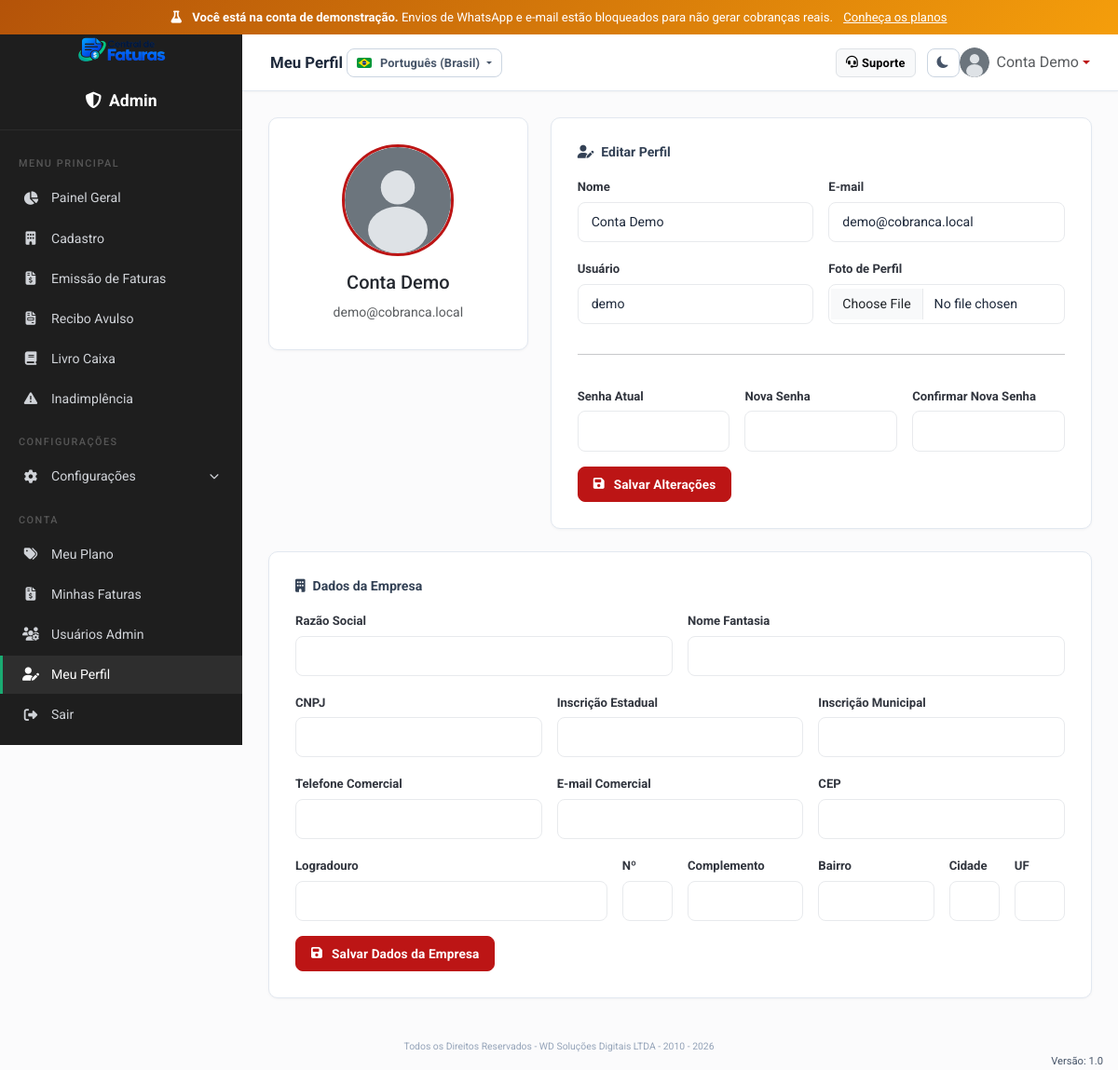
Page /admin/perfil.php (signed in) on the committed database.
### tables this page shows
CREATE TABLE `administradores` (
  `id` int(11) NOT NULL AUTO_INCREMENT,
  `usuario` varchar(50) NOT NULL,
  `subdominio` varchar(50) DEFAULT NULL,
  `senha` varchar(255) NOT NULL,
  `nome` varchar(100) NOT NULL,
  `email` varchar(100) DEFAULT NULL,
  `avatar` varchar(255) DEFAULT NULL,
  `google_id` varchar(100) DEFAULT NULL,
  `token_recuperacao` varchar(64) DEFAULT NULL,
  `token_recuperacao_expira` datetime DEFAULT NULL,
  `razao_social` varchar(200) DEFAULT NULL,
  `nome_fantasia` varchar(200) DEFAULT NULL,
  `cnpj` varchar(20) DEFAULT NULL,
  `cpf` varchar(20) DEFAULT NULL,
  `inscricao_estadual` varchar(30) DEFAULT NULL,
  `inscricao_municipal` varchar(30) DEFAULT NULL,
  `telefone_comercial` varchar(20) DEFAULT NULL,
  `email_comercial` varchar(100) DEFAULT NULL,
  `cep` varchar(10) DEFAULT NULL,
  `logradouro` varchar(200) DEFAULT NULL,
  `numero` varchar(10) DEFAULT NULL,
  `complemento` varchar(100) DEFAULT NULL,
  `bairro` varchar(100) DEFAULT NULL,
  `cidade` varchar(100) DEFAULT NULL,
  `estado` char(2) DEFAULT NULL,
  `ativo` tinyint(1) DEFAULT NULL,
  `criado_em` timestamp NOT NULL DEFAULT current_timestamp() ON UPDATE current_timestamp(),
  `ultimo_login` timestamp NULL DEFAULT NULL,
  `origem` varchar(20) DEFAULT 'painel',
  PRIMARY KEY (`id`),
  UNIQUE KEY `usuario` (`usuario`),
  UNIQUE KEY `uq_admin_subdominio` (`subdominio`)
);

### admin/perfil.php (the view, shortened to what this page needs)
<?php
$pdo = getConnection();
$adminId = $_SESSION['admin_id'];
$stmt = $pdo->prepare("SELECT * FROM administradores WHERE id = ?");
$stmt->execute([$adminId]);
$admin = $stmt->fetch();
$avatarSrc = $admin['avatar'] ?: '/cobranca/assets/img/avatars/admin.svg';
include __DIR__ . '/../includes/header.php';
include __DIR__ . '/../includes/sidebar_admin.php';
?>
<div class="main-content">
    <div class="topbar">
        <div>
            <h5>Meu Perfil</h5>
        </div>
        <a href="https://wa.me/5591982675573" target="_blank" class="btn btn-light btn-sm ms-auto me-2" style="font-size:0.8rem;border:1px solid #dee2e6;"><i class="fas fa-headset"></i> Suporte</a>
        <div class="dropdown">
            <a href="#" class="d-flex align-items-center text-decoration-none dropdown-toggle" data-bs-toggle="dropdown">
                <img src="<?= htmlspecialchars($_SESSION['admin_avatar'] ?? '/cobranca/assets/img/avatars/admin.svg') ?>" alt="Avatar" class="rounded-circle me-2" width="32" height="32" style="object-fit:cover;">
                <span class="text-muted d-none d-md-inline"><?= htmlspecialchars($_SESSION['admin_nome']) ?></span>
            </a>
        </div>
    </div>
    <div class="content-area fade-in">
        <form method="POST" enctype="multipart/form-data">
            <div class="row">
                <div class="col-lg-4">
                    <div class="form-card text-center">
                        <img src="<?= htmlspecialchars($avatarSrc) ?>" alt="Avatar" class="rounded-circle mb-3" width="120" height="120" style="object-fit:cover; border: 3px solid var(--cor-primaria);">
                        <h5><?= htmlspecialchars($admin['nome']) ?></h5>
                        <small class="text-muted"><?= htmlspecialchars($admin['email']) ?></small>
                    </div>
                </div>
                <div class="col-lg-8">
                    <div class="form-card">
                        <h6 class="mb-3"><i class="fas fa-user-edit me-2"></i>Editar Perfil</h6>
                        <div class="row g-3">
                            <div class="col-md-6">
                                <label class="form-label">Nome</label>
                                <input type="text" name="nome" class="form-control" value="<?= htmlspecialchars($admin['nome']) ?>" required>
                            </div>
                            <div class="col-md-6">
                                <label class="form-label">E-mail</label>
                                <input type="email" name="email" class="form-control" value="<?= htmlspecialchars($admin['email']) ?>" required>
                            </div>
                            <div class="col-md-6">
                                <label class="form-label">Usuário</label>
                                <input type="text" name="usuario" class="form-control" value="<?= htmlspecialchars($admin['usuario']) ?>" required>
                            </div>
                            <div class="col-md-6">
                                <label class="form-label">Foto de Perfil</label>
                                <input type="file" name="avatar" class="form-control" accept="image/*">
                            </div>
                            <div class="col-12"><hr></div>
                            <div class="col-md-4">
                                <label class="form-label">Senha Atual</label>
                                <input type="password" name="senha_atual" class="form-control">
                            </div>
                            <div class="col-md-4">
                                <label class="form-label">Nova Senha</label>
                                <input type="password" name="nova_senha" class="form-control" minlength="6">
                            </div>
                            <div class="col-md-4">
                                <label class="form-label">Confirmar Nova Senha</label>
                                <input type="password" name="confirma_senha" class="form-control" minlength="6">
                            </div>
                        </div>
                        <button type="submit" class="btn btn-primary mt-3">
                            <i class="fas fa-save me-1"></i> Salvar Alterações
                        </button>
                    </div>
                </div>
            </div>
            <div class="form-card mt-4">
                <h6 class="mb-3"><i class="fas fa-building me-2"></i>Dados da Empresa</h6>
                <div class="row g-3">
                    <div class="col-md-6">
                        <label class="form-label">Razão Social</label>
                        <input type="text" name="razao_social" class="form-control" required value="<?= htmlspecialchars($admin['razao_social'] ?? '') ?>">
                    </div>
                    <div class="col-md-6">
                        <label class="form-label">Nome Fantasia</label>
                        <input type="text" name="nome_fantasia" class="form-control" required value="<?= htmlspecialchars($admin['nome_fantasia'] ?? '') ?>">
                    </div>
                    <div class="col-md-4">
                        <label class="form-label">CNPJ</label>
                        <input type="text" name="cnpj" class="form-control mask-cnpj" required value="<?= htmlspecialchars($admin['cnpj'] ?? '') ?>">
                    </div>
                    <div class="col-md-4">
                        <label class="form-label">Inscrição Estadual</label>
                        <input type="text" name="inscricao_estadual" class="form-control" value="<?= htmlspecialchars($admin['inscricao_estadual'] ?? '') ?>">
                    </div>
                    <div class="col-md-4">
                        <label class="form-label">Inscrição Municipal</label>
                        <input type="text" name="inscricao_municipal" class="form-control" value="<?= htmlspecialchars($admin['inscricao_municipal'] ?? '') ?>">
                    </div>
                    <div class="col-md-4">
                        <label class="form-label">Telefone Comercial</label>
                        <input type="text" name="telefone_comercial" class="form-control mask-phone" required value="<?= htmlspecialchars($admin['telefone_comercial'] ?? '') ?>">
                    </div>
                    <div class="col-md-4">
                        <label class="form-label">E-mail Comercial</label>
                        <input type="email" name="email_comercial" class="form-control" required value="<?= htmlspecialchars($admin['email_comercial'] ?? '') ?>">
                    </div>
                    <div class="col-md-4">
                        <label class="form-label">CEP</label>
                        <input type="text" name="cep_empresa" class="form-control mask-cep" required value="<?= htmlspecialchars($admin['cep'] ?? '') ?>" onblur="buscarCEP(this.value, {logradouro:'logradouro',bairro:'bairro',cidade:'cidade',estado:'estado'})">
                    </div>
                    <div class="col-md-5">
                        <label class="form-label">Logradouro</label>
                        <input type="text" name="logradouro" id="logradouro" class="form-control" required value="<?= htmlspecialchars($admin['logradouro'] ?? '') ?>">
                    </div>
                    <div class="col-md-1">
                        <label class="form-label">Nº</label>
                        <input type="text" name="numero" id="numero" class="form-control" required value="<?= htmlspecialchars($admin['numero'] ?? '') ?>">
                    </div>
                    <div class="col-md-2">
                        <label class="form-label">Complemento</label>
                        <input type="text" name="complemento" class="form-control" value="<?= htmlspecialchars($admin['complemento'] ?? '') ?>">
                    </div>
                    <div class="col-md-2">
                        <label class="form-label">Bairro</label>
                        <input type="text" name="bairro" id="bairro" class="form-control" required value="<?= htmlspecialchars($admin['bairro'] ?? '') ?>">
                    </div>
                    <div class="col-md-1">
                        <label class="form-label">Cidade</label>
                        <input type="text" name="cidade" id="cidade" class="form-control" required value="<?= htmlspecialchars($admin['cidade'] ?? '') ?>">
                    </div>
                    <div class="col-md-1">
                        <label class="form-label">UF</label>
                        <input type="text" name="estado" id="estado" class="form-control" required maxlength="2" value="<?= htmlspecialchars($admin['estado'] ?? '') ?>">
                    </div>
                </div>
                <button type="submit" class="btn btn-primary mt-3">
                    <i class="fas fa-save me-1"></i> Salvar Dados da Empresa
                </button>
            </div>
        </form>
    </div>
</div>
<?php include __DIR__ . '/../includes/footer.php'; ?>

### assets/css/style.css (style rules this page uses)
:root { --cor-primaria: #0f7b5c; --cor-secundaria: #6c757d; --cor-fundo: #fbfbfc; --cor-sucesso: #128a53; --cor-perigo: #dc3545; --cor-aviso: #f5a623; --cor-info: #38bdf8; --sidebar-width: 260px; --bs-body-font-family: 'Roboto', sans-serif; --radius: 10px; --radius-sm: 8px; --shadow-sm: 0 1px 3px rgba(0,0,0,0.04); --shadow: 0 1px 6px rgba(0,0,0,0.06); --shadow-md: 0 4px 16px rgba(0,0,0,0.07); --transition: 0.2s ease; --app-bg: #fbfbfc; --app-card: #ffffff; --app-card-border: #e8eaed; --app-text: #23272e; --app-text-muted: #7c828d; --app-text-secondary: #31353e; --app-sidebar-bg: #1e1e1e; --app-sidebar-text: #d0d3d8; --app-sidebar-hover: #2e2e2e; --app-sidebar-active-border: #1aab72; --app-topbar-bg: #ffffff; --app-topbar-border: #e8eaed; --slate-50: #f8fafc; --slate-100: #f1f5f9; --slate-200: #e2e8f0; --slate-300: #cbd5e1; --slate-400: #94a3b8; --slate-500: #64748b; --slate-600: #475569; --slate-700: #334155; --slate-800: #1e293b; --slate-900: #0f172a; --zinc-800: #27272a; --zinc-900: #18181b; }
* { margin: 0; padding: 0; box-sizing: border-box; }
body { font-family: 'Roboto', sans-serif; background-color: var(--app-bg); color: var(--app-text); -webkit-font-smoothing: antialiased; }
.main-content { margin-left: var(--sidebar-width); min-height: 100vh; }
.topbar { background: var(--app-topbar-bg); padding: 14px 30px; display: flex; justify-content: space-between; align-items: center; box-shadow: var(--shadow-sm); position: sticky; top: 0; z-index: 100; border-bottom: 1px solid var(--app-topbar-border); }
.topbar h5 { margin: 0; font-weight: 600; color: var(--app-text); font-size: 1.05rem; }
.content-area { padding: 28px; }
.form-card { background: var(--app-card); border-radius: var(--radius); padding: 28px; box-shadow: var(--shadow-sm); border: 1px solid var(--app-card-border); }
.form-card .form-label { font-weight: 600; font-size: 0.82rem; color: var(--app-text-secondary); }
.form-card .form-control, .form-card .form-select { border-radius: var(--radius-sm); padding: 10px 14px; border: 1px solid var(--app-card-border); transition: border-color var(--transition), box-shadow var(--transition); }
.btn-primary { background-color: var(--cor-primaria); border-color: var(--cor-primaria); border-radius: var(--radius-sm); padding: 8px 20px; font-weight: 600; transition: all var(--transition); }
.fade-in { animation: fadeIn 0.25s ease; }
body, .table > tbody td, .table > tbody th, .form-control, .form-select, .form-label, .alert, .badge, .card, .stat-card .stat-label, .topbar h5, .fatura-titulo, .fatura-info-value, .fatura-pago-texto, .fatura-pago-sub { font-weight: 400; }
h1, h2, h3, h4, h5, h6 { font-weight: 500; }
.form-card h6 { font-weight: 500; }
.btn { font-weight: 500; }
.btn { border-radius: var(--radius-sm); font-weight: 600; font-size: 0.85rem; padding: 8px 16px; transition: all var(--transition); letter-spacing: 0.01em; display: inline-flex; align-items: center; gap: 6px; }
.btn-sm { padding: 5px 10px; font-size: 0.78rem; gap: 4px; border-radius: 6px; }
.btn-primary { background-color: var(--cor-primaria); border-color: var(--cor-primaria); color: #fff; }
.form-control, .form-select { border-radius: var(--radius-sm); border: 1px solid var(--slate-200); padding: 9px 14px; font-size: 0.88rem; color: var(--slate-800); background-color: var(--app-card); transition: border-color var(--transition), box-shadow var(--transition); }
.form-control::placeholder { color: var(--slate-400); }
.form-label { font-size: 0.82rem; font-weight: 600; color: var(--slate-600); margin-bottom: 6px; }
.card, .form-card, .table-card, .stat-card { border-radius: var(--radius); border: 1px solid var(--slate-200); background: var(--app-card); }
.form-card { padding: 28px; box-shadow: var(--shadow-sm); }
.topbar { background: var(--app-card); border-bottom: 1px solid var(--slate-200); }
.topbar h5 { color: var(--slate-800); font-weight: 700; font-size: 1.05rem; }
.form-card h6 { font-weight: 700; color: var(--slate-700); font-size: 0.88rem; }
.content-area > * { animation: fadeIn 0.2s ease; }
a { color: var(--cor-primaria); text-decoration: none; transition: color var(--transition); }

### rows in the picture
administradores: nome "Conta Demo", email "demo@cobranca.local", usuario "demo"

### other values in the picture
t('layout.admin_area') "Admin"
t('layout.menu_label') "MENU PRINCIPAL"
t('nav.painel_geral') "Painel Geral"
t('nav.cadastro') "Cadastro"
t('nav.emissao') "Emissão de Faturas"
t('nav.livro_caixa') "Livro Caixa"
t('nav.inadimplencia') "Inadimplência"
t('nav.configuracoes') "CONFIGURAÇÕES"
t('nav.configuracoes') "Configurações"
t('layout.conta') "CONTA"
t('nav.meu_plano') "Meu Plano"
t('nav.minhas_faturas') "Minhas Faturas"
t('nav.usuarios_admin') "Usuários Admin"
t('nav.meu_perfil') "Meu Perfil"
t('nav.sair') "Sair"
